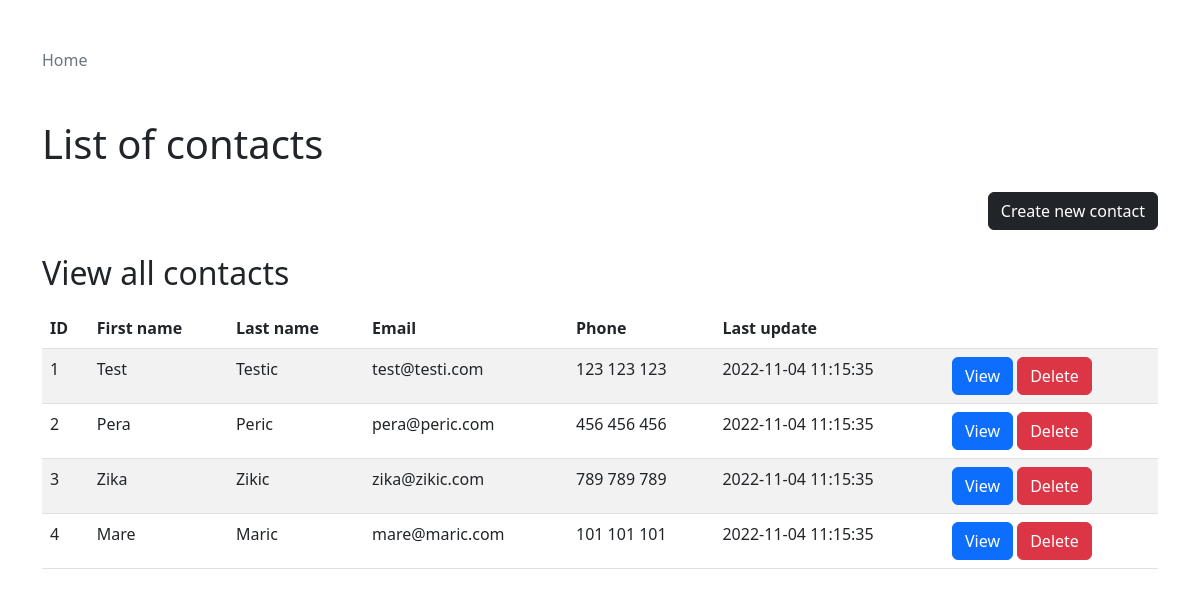
The page / on the database its author committed.
### tables this page shows
create table if not exists contacts
(
    id         bigint auto_increment
        primary key,
    first_name varchar(50)                         not null,
    last_name  varchar(50)                         not null,
    email      varchar(255)                        not null,
    phone      varchar(20)                         not null,
    created_at timestamp default CURRENT_TIMESTAMP not null,
    updated_at timestamp default CURRENT_TIMESTAMP not null,
    constraint contacts_email_uindex
        unique (email),
    constraint contacts_id_uindex
        unique (id)
);

### index.php (called while the page is built)
<?php
include "views/contacts/index.php";

### app/Repositories/BaseRepo.php (called while the page is built, shortened)
<?php
require_once $_SERVER["DOCUMENT_ROOT"] . "/app/Models/Model.php";
abstract class BaseRepo
{
    protected Database $database;
    public function __construct()
    {
        $this->database = new Database();
    }
    protected function fetchAndFillAllResults(string $query) : array
    {
        $this->database->connect();
        $stmt = $this->database->prepare($query);
        $res = [];
        if($stmt->execute()) {
            $result = $stmt->get_result();
            while($row = $result->fetch_assoc()) {
                $res[] = $this->fillModelFromRow($row);
            }
        }
        $this->database->disconnect();
        return $res;
    }
}

### app/Database/Database.php (called while the page is built, shortened)
<?php
class Database
{
    private string $server = 'localhost';
    private string $user = 'root';
    private string $password = 'Root.123';
    private string $database = 'lr20190024';
    private mysqli $client;
    public function connect() : void
    {
        $this->client = new mysqli($this->server, $this->user, $this->password, $this->database);
        $this->client->set_charset("utf8");
    }
    public function prepare(string $sql) : mysqli_stmt
    {
        return $this->client->prepare($sql);
    }
}

### app/Repositories/ContactModelRepo.php (called while the page is built, shortened)
<?php
require_once $_SERVER["DOCUMENT_ROOT"] . "/app/Database/Database.php";
require_once $_SERVER["DOCUMENT_ROOT"] . "/app/Repositories/BaseRepo.php";
require_once $_SERVER["DOCUMENT_ROOT"] . "/app/Models/ContactModel.php";
require_once $_SERVER["DOCUMENT_ROOT"] . "/app/Models/Model.php";
class ContactModelRepo extends BaseRepo
{
    protected function fillModelFromRow(array $row) : ContactModel
    {
        $res = new ContactModel();
        $res->setId($row['id']);
        $res->setFirstName($row['first_name']);
        $res->setLastName($row['last_name']);
        $res->setEmail($row['email']);
        $res->setPhone($row['phone']);
        $res->setCreatedAtTimestamp($row['created_at']);
        $res->setUpdatedAtTimestamp($row['updated_at']);
        return $res;
    }
    public function getAll() : array
    {
        return $this->fetchAndFillAllResults(
            "SELECT * FROM contacts order by created_at desc"
        );
    }
}

### app/Models/ContactModel.php (called while the page is built, shortened)
<?php
require_once $_SERVER["DOCUMENT_ROOT"] . "/app/Models/Model.php";
require_once $_SERVER["DOCUMENT_ROOT"] . "/app/Repositories/ContactModelRepo.php";
class ContactModel extends Model
{
    private string $firstName;
    private string $lastName;
    private string $email;
    private string $phone;
    private string $updatedAtTimestamp;
    public function getFirstName(): string
    {
        return $this->firstName;
    }
    public function setFirstName(string $firstName): void
    {
        $this->firstName = $firstName;
    }
    public function getLastName(): string
    {
        return $this->lastName;
    }
    public function setLastName(string $lastName): void
    {
        $this->lastName = $lastName;
    }
    public function getEmail(): string
    {
        return $this->email;
    }
    public function setEmail(string $email): void
    {
        $this->email = $email;
    }
    public function getPhone(): string
    {
        return $this->phone;
    }
    public function setPhone(string $phone): void
    {
        $this->phone = $phone;
    }
    public function getUpdatedAtTimestamp(): string
    {
        return $this->updatedAtTimestamp;
    }
    public function setUpdatedAtTimestamp(string $updatedAtTimestamp): ContactModel
    {
        $this->updatedAtTimestamp = $updatedAtTimestamp;
        return $this;
    }
}

### app/Models/Model.php (called while the page is built, shortened)
<?php
abstract class Model
{
    protected ?int $id = null;
    public function getId(): ?int
    {
        return $this->id;
    }
    public function setId(?int $id): void
    {
        $this->id = $id;
    }
}

### views/contacts/index.php (the view, shortened to what this page needs)
<?php
require_once $_SERVER["DOCUMENT_ROOT"] . "/app/Repositories/ContactModelRepo.php";
$contacts = new ContactModelRepo();
?>
<!doctype html>
<html lang="en">
<head>
    <link href="https://cdn.jsdelivr.net/npm/bootstrap@5.2.2/dist/css/bootstrap.min.css" rel="stylesheet">
</head>
<body>
<main class="container my-5">
    <nav aria-label="breadcrumb" class="mb-5">
        <ol class="breadcrumb">
            <li class="breadcrumb-item active" aria-current="page">Home</li>
        </ol>
    </nav>
    <h1 class="mb-4">List of contacts</h1>
    <div class="d-grid gap-2 d-md-flex justify-content-md-end">
        <a href="/views/contacts/create.php" class="btn btn-dark mb-4">Create new contact</a>
    </div>
    <div class="mb-4">
        <h2 class="mb-3">View all contacts</h2>
        <table class="table table-striped">
            <thead>
                <tr>
                    <th>ID</th>
                    <th>First name</th>
                    <th>Last name</th>
                    <th>Email</th>
                    <th>Phone</th>
                    <th>Last update</th>
                    <th></th>
                </tr>
            </thead>
            <tbody>
                <?php foreach($contacts->getAll() as $contact): ?>
                    <tr>
                        <td><?= $contact->getId(); ?></td>
                        <td><?= $contact->getFirstName(); ?></td>
                        <td><?= $contact->getLastName(); ?></td>
                        <td><?= $contact->getEmail(); ?></td>
                        <td><?= $contact->getPhone(); ?></td>
                        <td><?= $contact->getUpdatedAtTimestamp(); ?></td>
                        <td>
                            <a href="/views/contacts/edit.php?id=<?= $contact->getId(); ?>"
                                class="btn btn-primary"
                            >
                                View
                            </a>
                            <button
                                onclick="deleteContact(this, <?= $contact->getId(); ?>)"
                                class="btn btn-danger"
                            >
                                Delete
                            </button>
                        </td>
                    </tr>
                <?php endforeach; ?>
            </tbody>
        </table>
    </div>
</main>
</body>
</html>

### rows shown on the page
contacts: id "1", first_name "Test", last_name "Testic", email "test@testi.com", phone "123 123 123", updated_at "2022-11-04 11:15:35"
contacts: id "2", first_name "Pera", last_name "Peric", email "pera@peric.com", phone "456 456 456", updated_at "2022-11-04 11:15:35"
contacts: id "3", first_name "Zika", last_name "Zikic", email "zika@zikic.com", phone "789 789 789", updated_at "2022-11-04 11:15:35"
contacts: id "4", first_name "Mare", last_name "Maric", email "mare@maric.com", phone "101 101 101", updated_at "2022-11-04 11:15:35"
